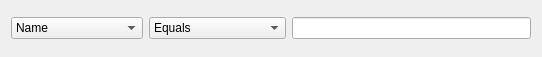
<?xml version="1.0" encoding="UTF-8"?>
<ui version="4.0">
 <class>Form</class>
 <widget class="QWidget" name="Form">
  <property name="geometry">
   <rect>
    <x>0</x>
    <y>0</y>
    <width>542</width>
    <height>57</height>
   </rect>
  </property>
  <property name="windowTitle">
   <string>Form</string>
  </property>
  <layout class="QGridLayout" name="gridLayout">
   <item row="0" column="0">
    <layout class="QHBoxLayout" name="horizontalLayout">
     <item>
      <widget class="QComboBox" name="item_box">
       <item>
        <property name="text">
         <string>Name</string>
        </property>
       </item>
       <item>
        <property name="text">
         <string>Location</string>
        </property>
       </item>
       <item>
        <property name="text">
         <string>Unit</string>
        </property>
       </item>
       <item>
        <property name="text">
         <string>Reference product</string>
        </property>
       </item>
       <item>
        <property name="text">
         <string>Database</string>
        </property>
       </item>
       <item>
        <property name="text">
         <string>Code</string>
        </property>
       </item>
      </widget>
     </item>
     <item>
      <widget class="QComboBox" name="filter_box">
       <item>
        <property name="text">
         <string>Equals</string>
        </property>
       </item>
       <item>
        <property name="text">
         <string>Contains</string>
        </property>
       </item>
       <item>
        <property name="text">
         <string>Starts with</string>
        </property>
       </item>
       <item>
        <property name="text">
         <string>Doesn't contain any</string>
        </property>
       </item>
       <item>
        <property name="text">
         <string>Either</string>
        </property>
       </item>
      </widget>
     </item>
     <item>
      <widget class="QLineEdit" name="search_term"/>
     </item>
    </layout>
   </item>
   <item row="1" column="0">
    <layout class="QVBoxLayout" name="subFilterLayout"/>
   </item>
  </layout>
 </widget>
 <resources/>
 <connections/>
</ui>
